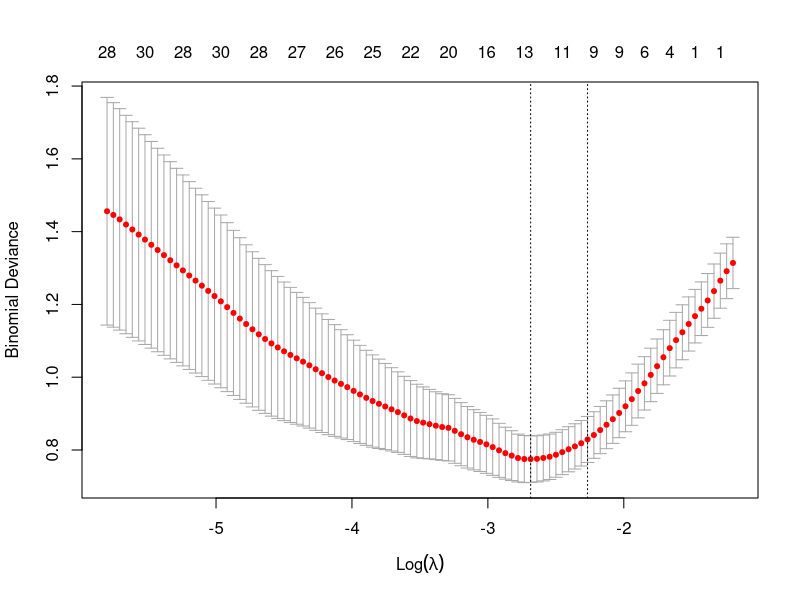

This figure's R source:
##Neeraj Asthana (nasthan2)
##CS 498 HW Extra Credit

library(glmnet)

#setup environment
setwd("/home/neeraj/Documents/UIUC/CS 498/CS498MachineLearning/HWEC")

#read input data
raw_data <- read.csv("genes.txt", header = FALSE, sep = " ")
data <- t(as.matrix(raw_data))

#read labels
raw_tumors <- read.csv("tumors.txt", header = FALSE, sep = " ")
tumors <- c(raw_tumors < 0)*1

#preform logistic regression using cross validated lasso logistic regression
set.seed(1)
model <- cv.glmnet(data, tumors, family = "binomial", type.measure = "deviance", alpha = 1, nfolds = 6)

#evaluate performance of model (deviance)
plot(model)
minlambda <- model$lambda.min
deviance <- model$cvm[which(model$lambda == minlambda)]
predictors <- model$nzero[which(model$lambda == minlambda)]

set.seed(1)
modelauc <- cv.glmnet(data, tumors, family = "binomial", type.measure = "auc", alpha = 1, nfolds = 6)
minauclambda <- modelauc$lambda.min
#get auc of model with the lowest deviance
auc <- modelauc$cvm[which(model$lambda == minlambda)]

minlambda
deviance
auc
predictors
